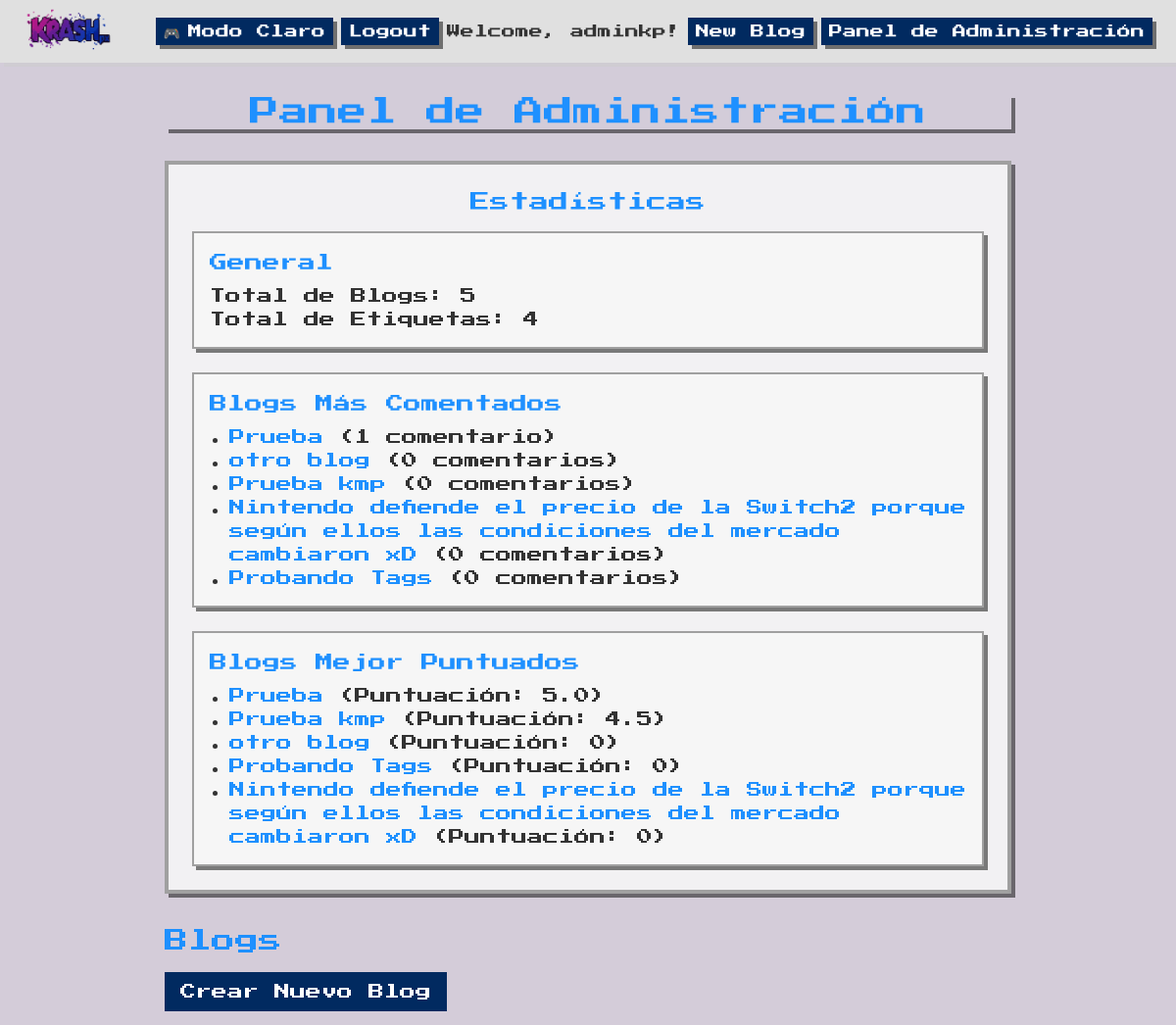
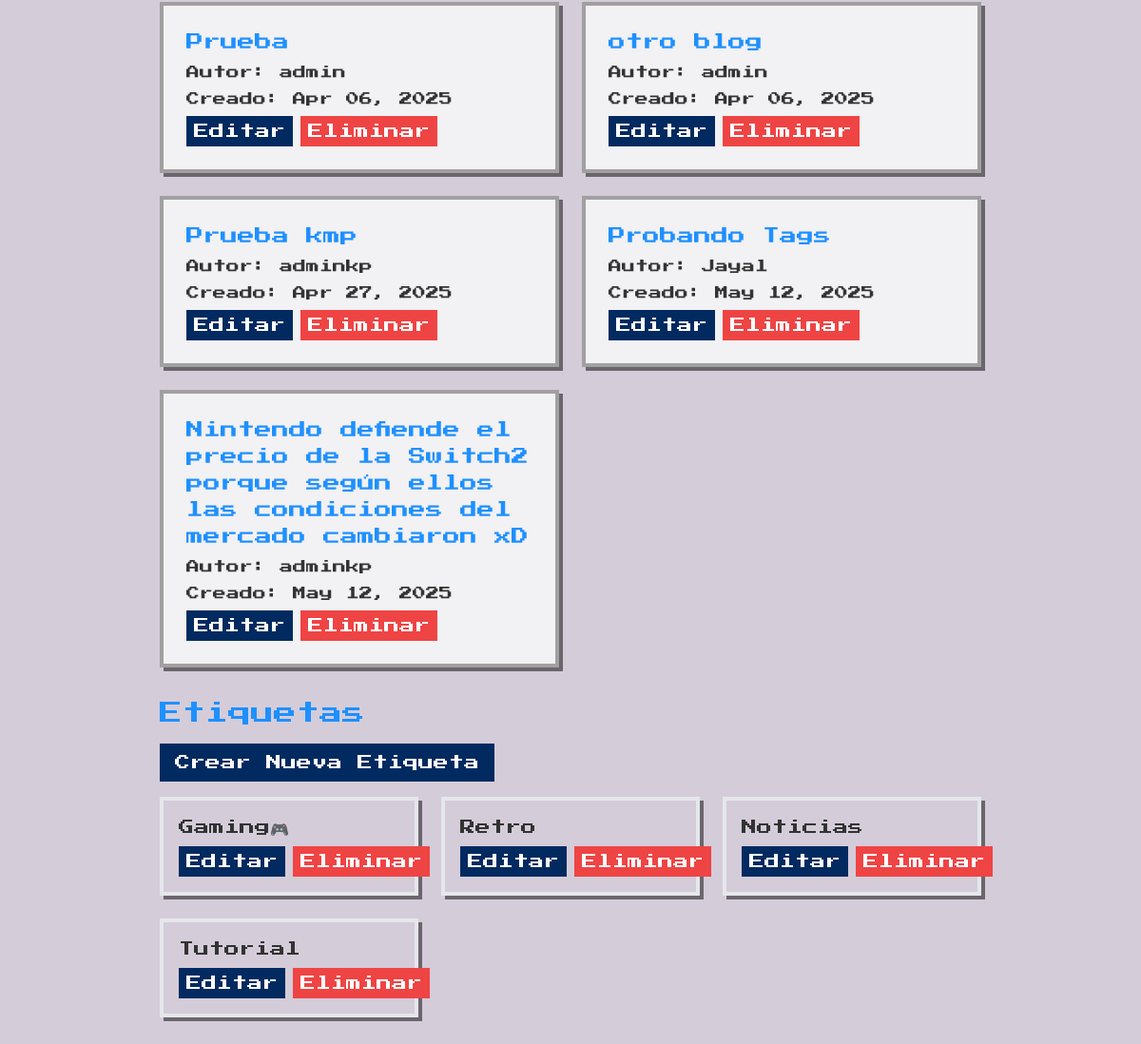
The page /admin-dashboard/ (signed in) on the database as committed earlier (2 pictures, top to bottom).
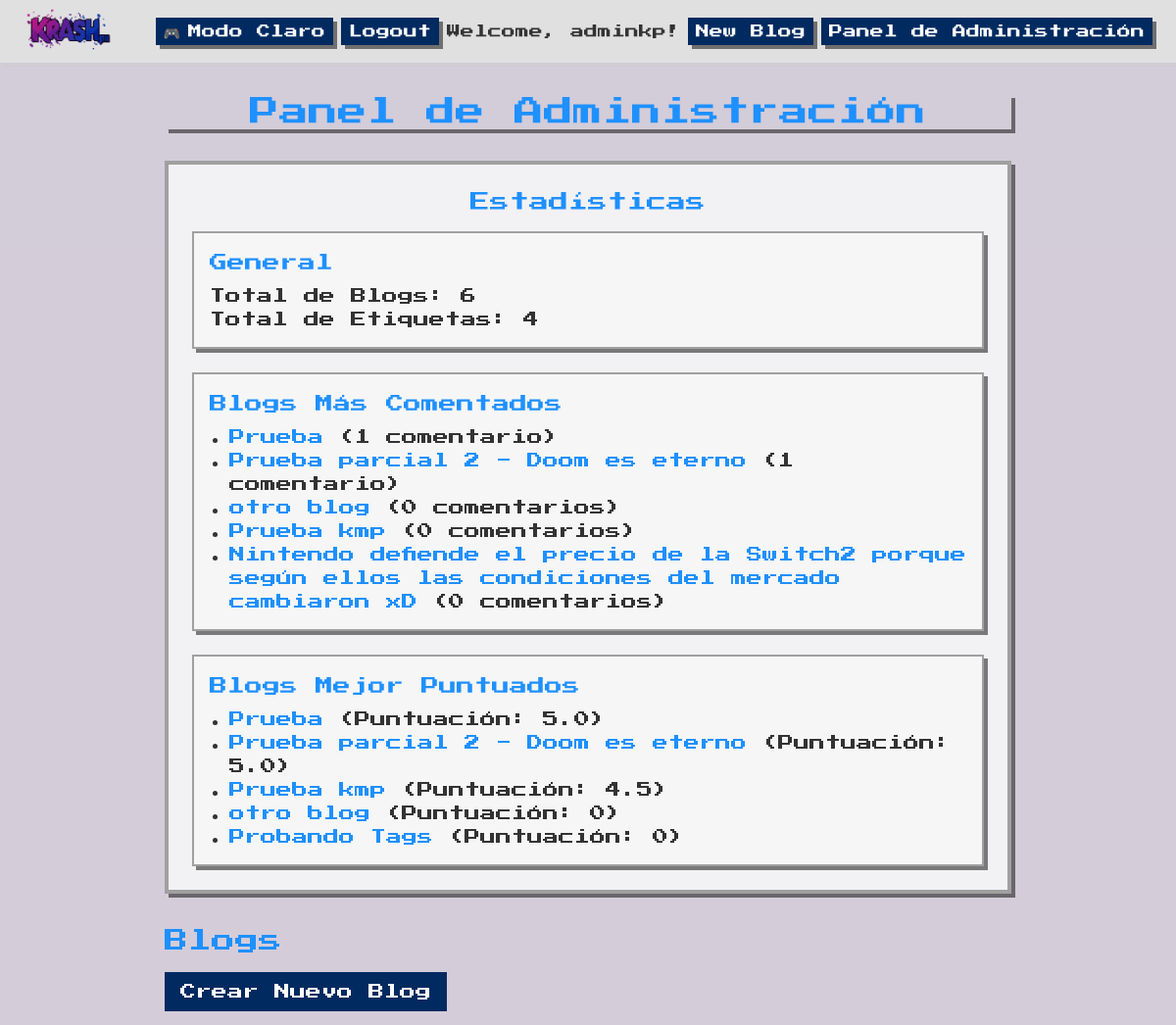
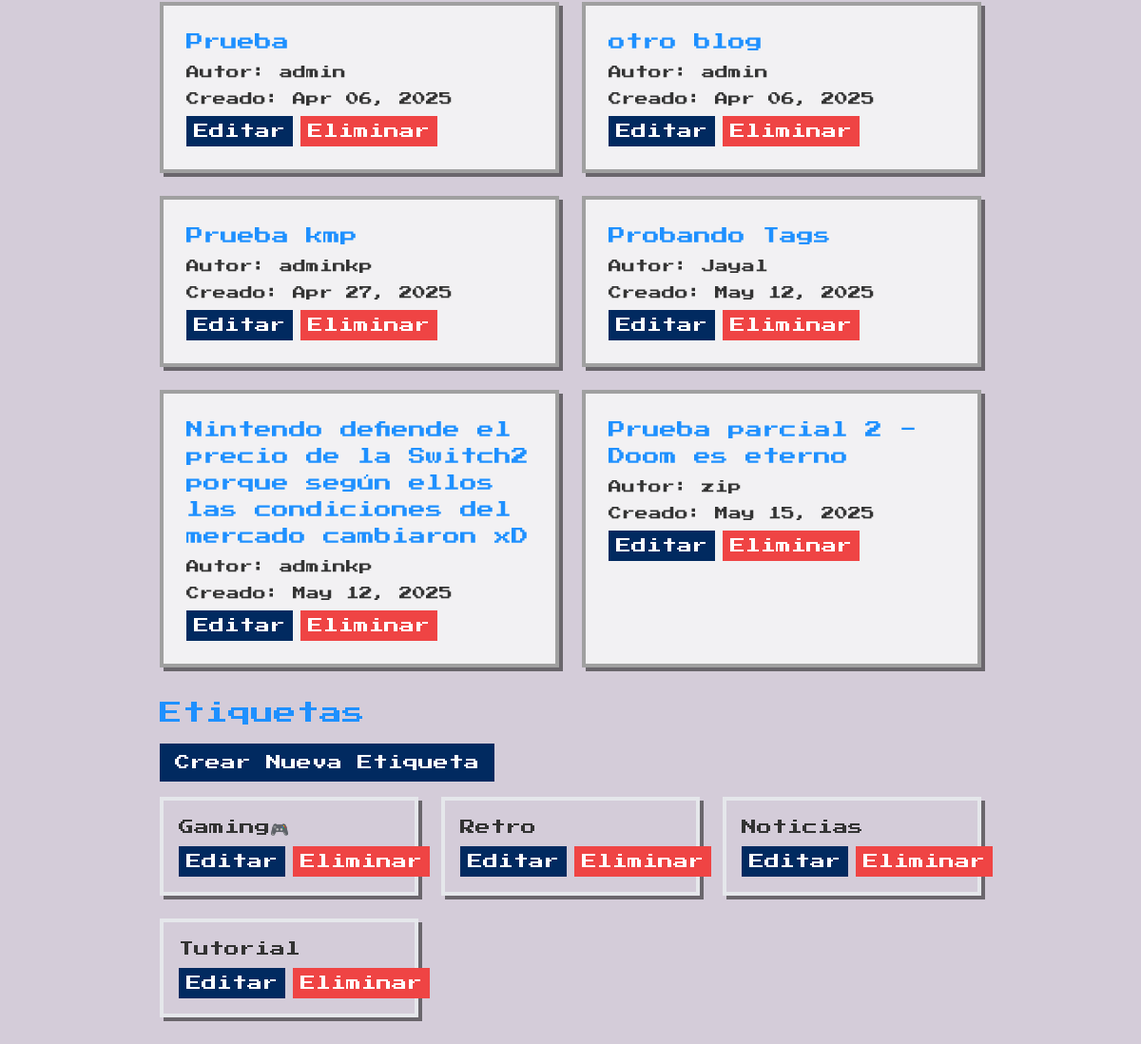
The same page on the database as committed later (2 pictures, top to bottom).
### blogapp/models.py (models this page shows, shortened)
class Blog(models.Model):
    title = models.CharField(max_length=200)
    content = RichTextField()
    author = models.ForeignKey(User, on_delete=models.CASCADE)
    created_at = models.DateTimeField(auto_now_add=True)
    featured_image = models.ImageField(upload_to='blog_images/', blank=True, null=True) #Se añade para poder agregar imagenes
    tags = models.ManyToManyField(Tag, blank=True, related_name='blogs')  # Relación con etiquetas
    def average_rating(self):
        reviews = self.reviews.all()
        if reviews.exists():
            return round(sum(review.rating for review in reviews) / reviews.count(), 1)
        return 0

class Tag(models.Model):
    name = models.CharField(max_length=50, unique=True)

### blogapp/views.py (the view)
# urls.py: path('admin-dashboard/', AdminDashboardView.as_view(), name='admin_dashboard'),
class AdminDashboardView(LoginRequiredMixin, UserPassesTestMixin, TemplateView):
    template_name = 'blogapp/admin_dashboard.html'
    def test_func(self):
        return self.request.user.is_superuser or self.request.user.is_staff
    def get_context_data(self, **kwargs):
        context = super().get_context_data(**kwargs)
        context['blogs'] = Blog.objects.all()
        context['tags'] = Tag.objects.all()
        context['blog_count'] = Blog.objects.count()
        context['tag_count'] = Tag.objects.count()
        blogs_with_comments = Blog.objects.annotate(
            comment_count=Count('reviews__comments')
        ).order_by('-comment_count')[:5]  # Top 5 blogs más comentados
        context['most_commented_blogs'] = blogs_with_comments
        blogs_by_rating = Blog.objects.annotate(
            avg_rating=Count('reviews__rating')
        ).order_by('-avg_rating')[:5]  # Top 5 blogs mejor puntuados
        context['top_rated_blogs'] = [
            {'blog': blog, 'rating': blog.average_rating()}
            for blog in Blog.objects.all()
        ]
        context['top_rated_blogs'] = sorted(
            context['top_rated_blogs'],
            key=lambda x: x['rating'],
            reverse=True
        )[:5]
        return context

### blogapp/templates/blogapp/admin_dashboard.html
{% extends 'base.html' %}
{% block content %}
  <div class="animate-fade-in">
    <h1 class="text-3xl blog-title mb-8 text-center shadow-pixel">
      Panel de Administración
    </h1>
    <div class="p-6 blog-card rounded-none border-4 border-light-border dark:border-dark-purple shadow-pixel max-w-4xl mx-auto">
      <h2 class="text-xl blog-title mb-4 text-center">Estadísticas</h2>
      <div class="p-4 blog-card rounded-none border-2 border-light-border dark:border-dark-purple shadow-pixel mb-6">
        <h3 class="text-lg blog-title mb-2">General</h3>
        <p class="blog-text">Total de Blogs: {{ blog_count }}</p>
        <p class="blog-text">Total de Etiquetas: {{ tag_count }}</p>
      </div>
      <div class="p-4 blog-card rounded-none border-2 border-light-border dark:border-dark-purple shadow-pixel mb-6">
        <h3 class="text-lg blog-title mb-2">Blogs Más Comentados</h3>
        {% if most_commented_blogs %}
          <ul class="blog-text list-disc pl-5">
            {% for blog in most_commented_blogs %}
              <li>
                <a href="{% url 'blogapp:blog_detail' blog.pk %}" class="blog-link">{{ blog.title }}</a>
                ({{ blog.comment_count }} comentario{{ blog.comment_count|pluralize }})
              </li>
            {% endfor %}
          </ul>
        {% else %}
          <p class="blog-text">No hay blogs con comentarios aún.</p>
        {% endif %}
      </div>
      <div class="p-4 blog-card rounded-none border-2 border-light-border dark:border-dark-purple shadow-pixel">
        <h3 class="text-lg blog-title mb-2">Blogs Mejor Puntuados</h3>
        {% if top_rated_blogs %}
          <ul class="blog-text list-disc pl-5">
            {% for item in top_rated_blogs %}
              <li>
                <a href="{% url 'blogapp:blog_detail' item.blog.pk %}" class="blog-link">{{ item.blog.title }}</a>
                (Puntuación: {{ item.rating }})
              </li>
            {% endfor %}
          </ul>
        {% else %}
          <p class="blog-text">No hay blogs con reseñas aún.</p>
        {% endif %}
      </div>
    </div>
    <div class="mt-8 mb-8">
      <h2 class="text-2xl blog-title mb-4">Blogs</h2>
      <a href="{% url 'blogapp:blog_create' %}" class="inline-block bg-dark-teal text-light-text font-medium py-2 px-4 mb-4 rounded-none transition-all duration-300 hover:bg-neon-pink hover:shadow-none hover:-translate-y-1 hover:-translate-x-1">
        Crear Nuevo Blog
      </a>
      <div class="grid grid-cols-1 md:grid-cols-2 gap-6">
        {% for blog in blogs %}
          <div class="blog-card p-6 rounded-none border-4 shadow-pixel hover:shadow-none hover:-translate-y-1 hover:-translate-x-1 transition-all duration-300">
            <h3 class="text-lg blog-title mb-2">
              <a href="{% url 'blogapp:blog_detail' blog.pk %}" class="hover:text-neon-pink">{{ blog.title }}</a>
            </h3>
            <p class="text-sm blog-text mb-2">Autor: {{ blog.author.username|default:"Unknown" }}</p>
            <p class="text-sm blog-text mb-2">Creado: {{ blog.created_at|date:"M d, Y" }}</p>
            <div class="flex space-x-2">
              <a href="{% url 'blogapp:blog_edit' blog.pk %}" class="bg-dark-teal text-light-text font-medium py-1 px-2 rounded-none transition-all duration-300 hover:bg-neon-pink hover:shadow-none hover:-translate-y-1 hover:-translate-x-1">
                Editar
              </a>
              <a href="{% url 'blogapp:blog_delete' blog.pk %}" class="bg-red-500 text-light-text font-medium py-1 px-2 rounded-none transition-all duration-300 hover:bg-red-700 hover:shadow-none hover:-translate-y-1 hover:-translate-x-1">
                Eliminar
              </a>
            </div>
          </div>
        {% empty %}
          <p class="blog-text">No hay blogs disponibles.</p>
        {% endfor %}
      </div>
    </div>
    <div class="mt-8">
      <h2 class="text-2xl blog-title mb-4">Etiquetas</h2>
      <a href="{% url 'blogapp:tag_create' %}" class="inline-block bg-dark-teal text-light-text font-medium py-2 px-4 mb-4 rounded-none transition-all duration-300 hover:bg-neon-pink hover:shadow-none hover:-translate-y-1 hover:-translate-x-1">
        Crear Nueva Etiqueta
      </a>
      <div class="grid grid-cols-1 md:grid-cols-3 gap-6">
        {% for tag in tags %}
          <div class="p-4 rounded-none border-4 shadow-pixel hover:shadow-none hover:-translate-y-1 hover:-translate-x-1 transition-all duration-300">
            <p class="blog-text">{{ tag.name }}</p>
            <div class="flex space-x-2 mt-2">
              <a href="{% url 'blogapp:tag_edit' tag.pk %}" class="bg-dark-teal text-light-text font-medium py-1 px-2 rounded-none transition-all duration-300 hover:bg-neon-pink hover:shadow-none hover:-translate-y-1 hover:-translate-x-1">
                Editar
              </a>
              <a href="{% url 'blogapp:tag_delete' tag.pk %}" class="bg-red-500 text-light-text font-medium py-1 px-2 rounded-none transition-all duration-300 hover:bg-red-700 hover:shadow-none hover:-translate-y-1 hover:-translate-x-1">
                Eliminar
              </a>
            </div>
          </div>
        {% empty %}
          <p class="blog-text">No hay etiquetas disponibles.</p>
        {% endfor %}
      </div>
    </div>
  </div>
{% endblock %}

### blogapp/templates/blogapp/base.html (shortened to what this page needs)
{% load static %}
<!DOCTYPE html>
<html lang="en">
<head>
  <script src="https://cdn.tailwindcss.com"></script>
</head>
<body id="body" class="flex flex-col min-h-screen text-light-text font-pixel transition-all duration-700 ease-in-out">
<nav class="bg-light-nav dark:bg-dark-purple-nav shadow-pixel py-2 px-4">
  <div class="max-w-6xl mx-auto flex justify-between items-center">
    <a href="{% url 'blogapp:blog_list' %}">
      <img src="{% static 'images/Krashpx.png' %}" alt="Krash.px Logo" class="h-12 w-auto">
    </a>
    <div class="flex items-center space-x-2">
      <button onclick="toggleDarkMode()" class="flex items-center gap-2 px-2 py-1 rounded-none bg-dark-teal text-light-text hover:bg-neon-pink transition-all duration-300 shadow-pixel text-sm">
        <span id="theme-icon" class="transition-transform duration-500 transform">🎮</span>
        <span id="theme-label" class="transition-opacity duration-500 ease-in-out">Modo Claro</span>
      </button>
      {% if user.is_authenticated %}
        <form action="{% url 'accounts:logout' %}" method="post" class="inline">
          <button type="submit" class="bg-dark-teal hover:bg-neon-pink text-light-text font-medium py-1 px-2 rounded-none transition-all duration-500 ease-in-out shadow-pixel text-sm">Logout</button>
        </form>
        <span class="blog-text text-sm">Welcome, {{ user.username }}!</span>
        <a href="{% url 'blogapp:add_blog' %}" class="bg-dark-teal hover:bg-neon-pink text-light-text font-medium py-1 px-2 rounded-none transition-all duration-500 ease-in-out shadow-pixel text-sm">New Blog</a>
        {% if user.is_superuser or user.is_staff %}
          <a href="{% url 'blogapp:admin_dashboard' %}" class="bg-dark-teal hover:bg-neon-pink text-light-text font-medium py-1 px-2 rounded-none transition-all duration-500 ease-in-out shadow-pixel text-sm">
            Panel de Administración
          </a>
        {% endif %}
      {% endif %}
    </div>
  </div>
</nav>
  <main class="flex-grow w-full transition-all duration-700 ease-in-out">
    <div class="max-w-4xl mx-auto px-4 py-8">
      {% block content %}{% endblock %}
    </div>
  </main>
</body>
</html>

### blogapp/templates/blogapp/base.html (style rules this page uses)
html { background: linear-gradient(rgba(39, 1, 64, 0.6), rgba(39, 1, 64, 0.6)), url('https://motionbgs.com/media/3639/super-mario.jpg') no-repeat center center fixed; background-size: cover; background-color: #270140; }
html, body { height: 100%; scroll-behavior: smooth; transition: background-color 0.5s ease-in-out; }
.animate-fade-in { animation: fade-in 0.6s ease-out; will-change: opacity, transform; }
main { background-color: rgba(255, 255, 255, 0.8); }
.blog-card { background-color: rgba(245, 245, 245, 0.9); border-color: #A0A0A0; }
.blog-title { color: #1E90FF; }
.blog-text { color: #333333; }
.blog-link { color: #1E90FF; }
nav { background-color: rgba(224, 224, 224, 0.9); }

Rows that differ between the two databases and show on the page:
no longer on one of the page's lists (row unchanged): Blog: blog "Nintendo defiende el precio de la Switch2 porque según ellos las condiciones del mercado cambiaron xD"
no longer on one of the page's lists (row unchanged): Blog: title "Probando Tags", comment_count "0", comment_count|pluralize "s"
added Blog: title "Prueba parcial 2 - Doom es eterno", comment_count "1", blog "Prueba parcial 2 - Doom es eterno", rating "5.0", author.username "zip", created_at "May 15, 2025"
Other text that changed with them:
{{ blog_count }}: "5" → "6"
